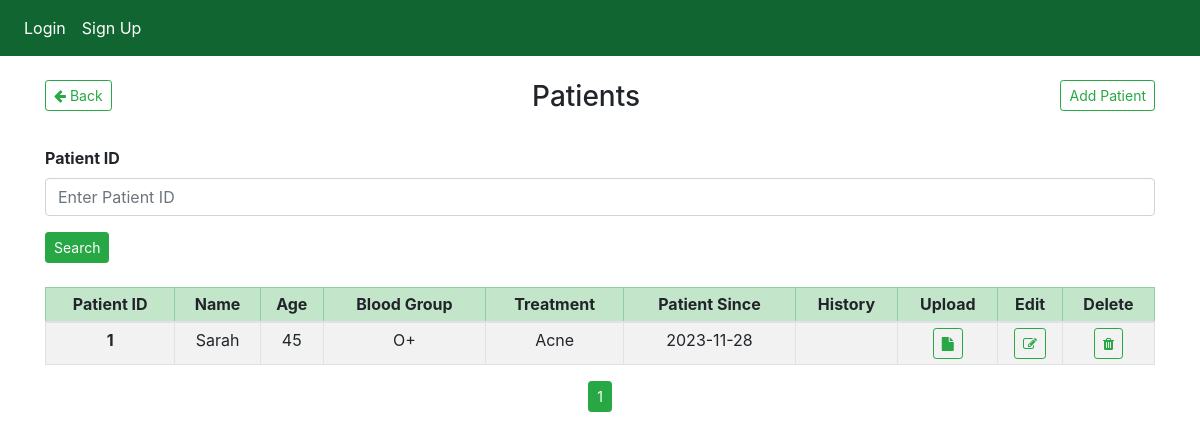
Before: /patients with the older database file.
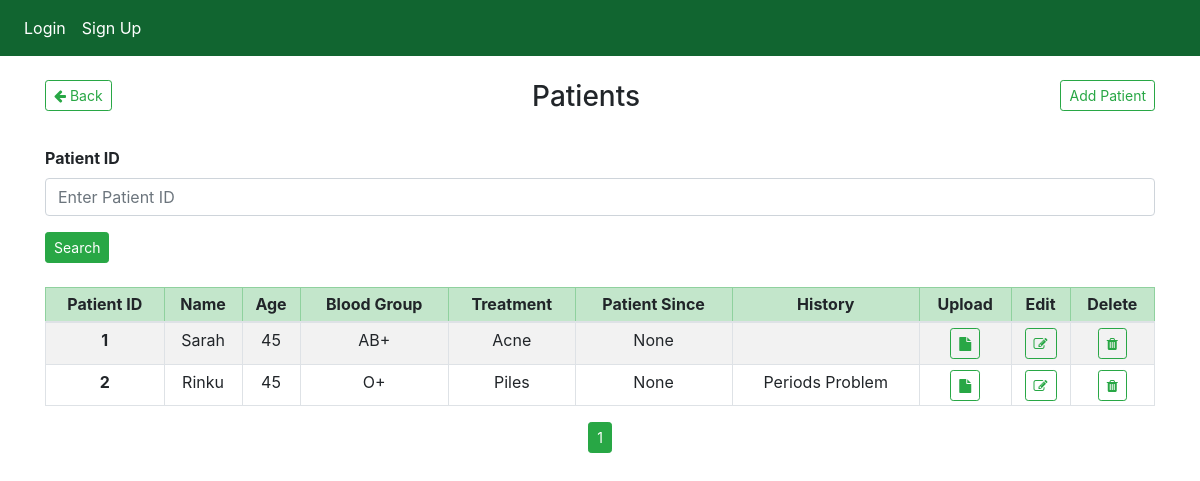
After: the same page with the newer database file.
### website/models.py (models this page shows)
@dataclass
class Patient(db.Model):
    id = db.Column(db.Integer, primary_key=True, autoincrement=True)
    name = db.Column(db.String(150))
    age = db.Column(db.Integer)
    blood_group = db.Column(db.String(150))
    treatment = db.Column(db.String(300))
    patient_since = db.Column(db.Date())
    history = db.Column(db.String(300))
    created_date = db.Column(db.DateTime(timezone=True), default=func.now())

### website/patients.py (the view)
@patients.route('/patients', methods=['POST', 'GET'])
def display_patients():
    page = request.args.get('page', 1, type=int)
    patients = Patient.query.filter_by().paginate(page=page, per_page=10)
    return render_template("patients/patients.html", user=current_user, data=patients)

### website/templates/patients/patients.html (shortened to what the changed rows need)
{% extends "base.html" %} {% block title %}Patients{% endblock %}
{% block content %}
<br/>
<br/>
{% if data %}
    <div id="search_patient_result_div" align="center">
        <table class="table table-striped table-bordered table-hover table-sm justify-content-center">
            <thead class="thead">
                <tr class="table-success">
                    <th class="text-center" scope="col">Patient ID</th>
                    <th class="text-center" scope="col">Name</th>
                    <th class="text-center" scope="col">Age</th>
                    <th class="text-center" scope="col">Blood Group</th>
                    <th class="text-center" scope="col">Treatment</th>
                    <th class="text-center" scope="col">Patient Since</th>
                    <th class="text-center" scope="col">History</th>
                    <th class="text-center" scope="col">Upload</th>
                    <th class="text-center" scope="col">Edit</th>
                    <th class="text-center" scope="col">Delete</th>
                </tr>
            </thead>
            <tbody>
                {% for item in data.items %}
                    <tr>
                        <th class="text-center" scope="row">{{ item.id }}</th>
                        <td class="text-center" >{{ item.name }}</td>
                        <td class="text-center" >{{ item.age }}</td>
                        <td class="text-center" >{{ item.blood_group }}</td>
                        <td class="text-center" >{{ item.treatment }}</td>
                        <td class="text-center" >{{ item.patient_since }}</td>
                        <td class="text-center" >{{ item.history }}</td>
                        <td class="text-center" >
                            <button type="button" class='btn btn-outline-success btn-sm' onclick="window.location.href='{{url_for('patients.fetch_patient',id=item.id, action='upload')}}'">
                                <i class="fa fa-file"></i>
                            </button>
                        </td>
                        <td class="text-center" >
                            <button type="button" class='btn btn-outline-success btn-sm' onclick="window.location.href='{{url_for('patients.fetch_patient',id=item.id, action='edit')}}'">
                                <i class="fa fa-edit"></i>
                            </button>
                        </td>
                        <td class="text-center" >
                            <button type="button" class='btn btn-outline-success btn-sm' onclick="deletePatient('{{item.id}}')">
                                <i class="fa fa-trash"></i>
                            </button>
                        </td>
                    </tr>
                {% endfor %}
            </tbody>
        </table>
        {% for page_num in data.iter_pages(left_edge=1, right_edge=1, left_current=1, right_current=1) %}
        {% if page_num %}
        {% if data.page == page_num %}
            <a class="btn btn-success btn-sm" href="{{ url_for('patients.display_patients', page=page_num)}}">{{ page_num }}</a>
        {% else %}
            <a class="btn btn-outline-success btn-sm" href="{{ url_for('patients.display_patients', page=page_num)}}">{{ page_num }}</a>
        {% endif %}
        {% else %}
         ...
        {% endif %}
        {% endfor %}
    </div>
{% endif %}
{% endblock %}

Changed rows visible on the page:
changed Patient "Sarah": blood_group "O+" → "AB+"; patient_since "2023-11-28" → "None"
added Patient: id "2", name "Rinku", age "45", blood_group "O+", treatment "Piles", patient_since "None", history "Periods Problem"
